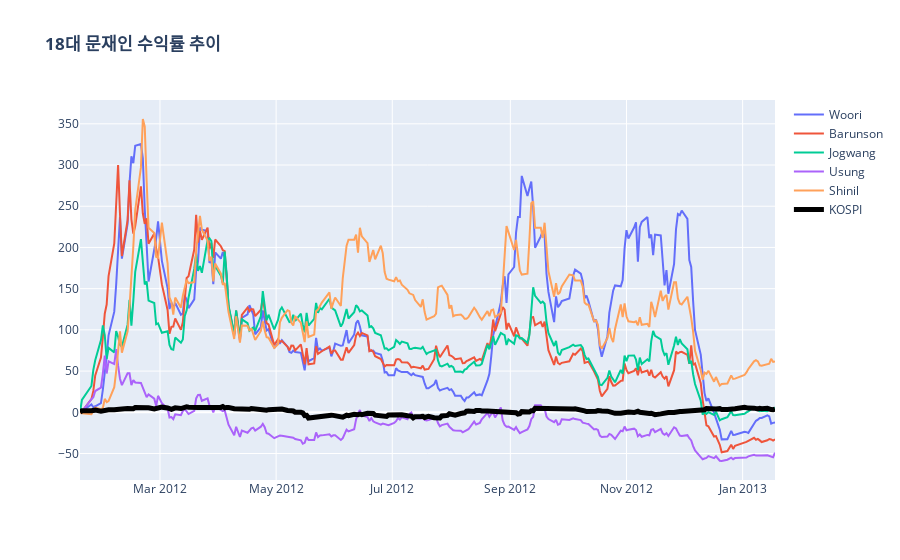

Here is the notebook cell this chart was saved with:
### Code cell
fig_moon = go.Figure()
fig_moon.add_trace(go.Scatter(x=df['Date'],y=df['Woori'],
             mode='lines', name='Woori'))
fig_moon.add_trace(go.Scatter(x=df['Date'],y=df['Barunson'],
             mode='lines', name='Barunson'))
fig_moon.add_trace(go.Scatter(x=df['Date'],y=df['Jogwang'],
             mode='lines', name='Jogwang'))
fig_moon.add_trace(go.Scatter(x=df['Date'],y=df['Usung'],
             mode='lines', name='Usung'))
fig_moon.add_trace(go.Scatter(x=df['Date'],y=df['Shinil'],
             mode='lines', name='Shinil'))
fig_moon.add_trace(go.Scatter(x=df['Date'],y=df['KOSPI'],
             mode='lines', name='KOSPI',
            line=dict(color='black', width=5)))

fig_moon.update_layout(title='<b>18대 문재인 수익률 추이</b>')
fig_moon.show()

### Figure 1 — Plotly figure (JSON) as saved in the notebook; plotly's stock layout.template omitted (floating-point values rounded to 4 significant figures; data arrays with more than 128 entries replaced by an {"elided": "..."} marker saying what was removed)
{"data": [{"mode": "lines", "name": "Woori", "type": "scatter", "x": {"elided": "248 str values"}, "y": {"elided": "248 float values"}}, {"mode": "lines", "name": "Barunson", "type": "scatter", "x": {"elided": "248 str values"}, "y": {"elided": "248 float values"}}, {"mode": "lines", "name": "Jogwang", "type": "scatter", "x": {"elided": "248 str values"}, "y": {"elided": "248 float values"}}, {"mode": "lines", "name": "Usung", "type": "scatter", "x": {"elided": "248 str values"}, "y": {"elided": "248 float values"}}, {"mode": "lines", "name": "Shinil", "type": "scatter", "x": {"elided": "248 str values"}, "y": {"elided": "248 float values"}}, {"line": {"color": "black", "width": 5}, "mode": "lines", "name": "KOSPI", "type": "scatter", "x": {"elided": "248 str values"}, "y": {"elided": "248 float values"}}], "layout": {"title": {"text": "<b>18대 문재인 수익률 추이</b>"}}}
